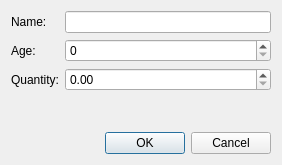
<?xml version="1.0" encoding="UTF-8"?>
<ui version="4.0">
 <class>Dialog</class>
 <widget class="QDialog" name="Dialog">
  <property name="geometry">
   <rect>
    <x>0</x>
    <y>0</y>
    <width>282</width>
    <height>165</height>
   </rect>
  </property>
  <property name="windowTitle">
   <string>Dialog</string>
  </property>
  <layout class="QGridLayout" name="gridLayout_2">
   <item row="0" column="0">
    <layout class="QGridLayout" name="gridLayout">
     <item row="2" column="1">
      <widget class="QDoubleSpinBox" name="sbQty">
       <property name="maximum">
        <double>1000.000000000000000</double>
       </property>
      </widget>
     </item>
     <item row="1" column="0">
      <widget class="QLabel" name="label_2">
       <property name="text">
        <string>Age:</string>
       </property>
      </widget>
     </item>
     <item row="1" column="1">
      <widget class="QSpinBox" name="sbAge">
       <property name="maximum">
        <number>130</number>
       </property>
      </widget>
     </item>
     <item row="0" column="1">
      <widget class="QLineEdit" name="txtName"/>
     </item>
     <item row="2" column="0">
      <widget class="QLabel" name="label_3">
       <property name="text">
        <string>Quantity:</string>
       </property>
      </widget>
     </item>
     <item row="0" column="0">
      <widget class="QLabel" name="label">
       <property name="text">
        <string>Name:</string>
       </property>
      </widget>
     </item>
     <item row="3" column="1">
      <spacer name="verticalSpacer">
       <property name="orientation">
        <enum>Qt::Vertical</enum>
       </property>
       <property name="sizeHint" stdset="0">
        <size>
         <width>20</width>
         <height>40</height>
        </size>
       </property>
      </spacer>
     </item>
    </layout>
   </item>
   <item row="1" column="0">
    <widget class="QDialogButtonBox" name="buttonBox">
     <property name="standardButtons">
      <set>QDialogButtonBox::Cancel|QDialogButtonBox::Ok</set>
     </property>
    </widget>
   </item>
  </layout>
 </widget>
 <resources/>
 <connections/>
</ui>
